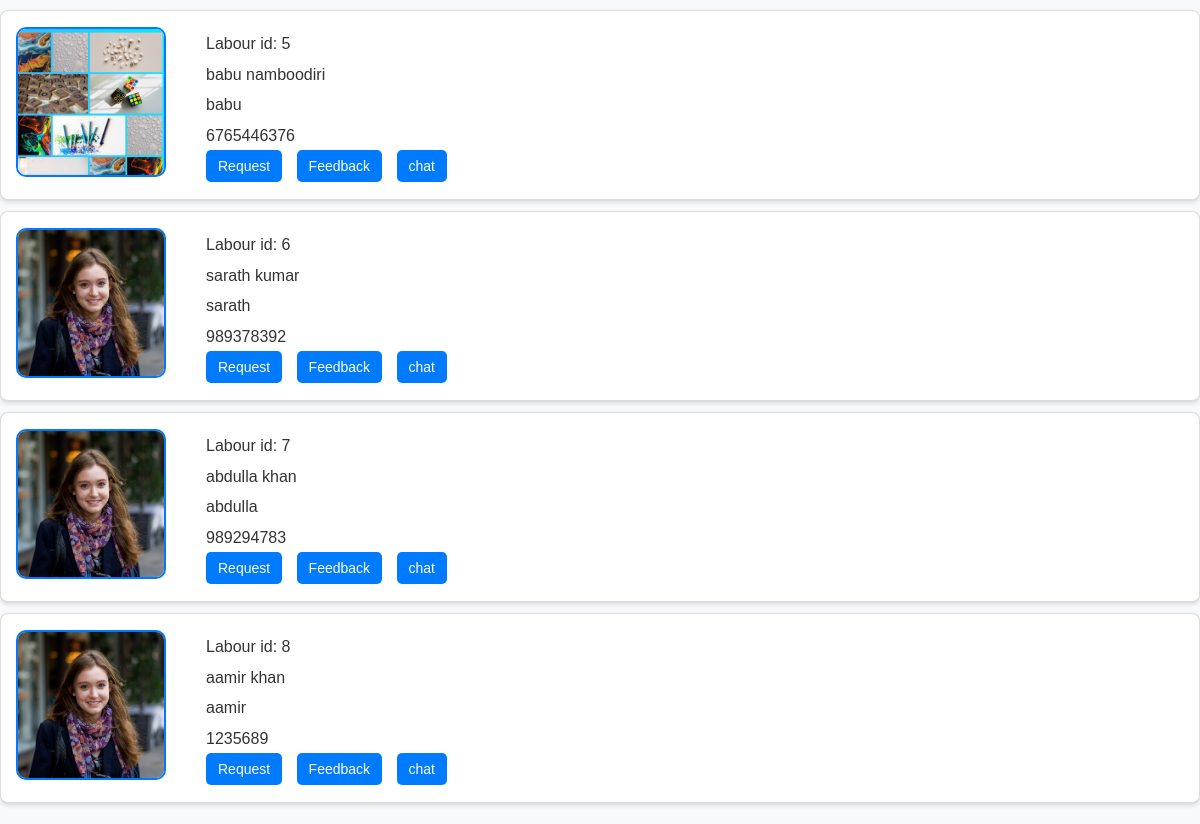
Screenshot of /user/viewlabour/ with the database file from the repository.
### my_admin/models.py (models this page shows, shortened)
class LabourDetails(models.Model):
    gender=[
        ('MALE','male'),
        ('FEMALE','female'),
        ('OTHER','other')
    ]
    name=models.CharField(max_length=50,null=True,blank=True)
    age=models.DateField(null=True,blank=True)
    gender=models.CharField(max_length=50,null=True,blank=True,choices=gender)
    aadhar_no=models.IntegerField(null=True,blank=True)
    skills=models.CharField(max_length=600,null=True,blank=True)
    phone=models.CharField(max_length=20,null=True,blank=True)
    alternative_phone=models.CharField(max_length=20,null=True,blank=True)
    user_details=models.OneToOneField(LoginDetails,models.CASCADE,null=True,blank=True)
    photo = models.ImageField(null=True, blank=True, upload_to='labour_gallery')
    id_image = models.ImageField(null=True, blank=True, upload_to='labour_gallery')
    ration_card = models.ImageField(null=True, blank=True, upload_to='labour_gallery')
    updated_at = models.DateTimeField(auto_now_add=True)
    created_at = models.DateTimeField(auto_now_add=True)

### log_manager/models.py (models this page shows)
class LoginDetails(AbstractUser):
    USER_TYPE_CHOICES = [
        ('ADMIN', 'admin'),
        ('POLICESTATION', 'policestation'),
        ('USER', 'user'),
        ('LABOUR', 'labour'),
    ]
    user_type = models.CharField(max_length=22, choices=USER_TYPE_CHOICES, blank=True, null=True)
    status = models.CharField(default='pending', max_length=10, choices=[
        ('pending', 'Pending'),
        ('verified', 'Verified'),
        ('rejected', 'Rejected'),
    ])
    is_active = models.BooleanField(default=True)
    created_at = models.DateTimeField(auto_now_add=True)
    updated_at = models.DateTimeField(auto_now=True)

### public/views.py (the view)
# urls.py: path('viewlabour/', ViewLabour.as_view(), name='viewlabour'),
class ViewLabour(View):
    def get(self,request):
        labours=LabourDetails.objects.select_related('user_details').all()
        return render(request,'user/view_labours.html',{'labour':labours})

### template/user/view_labours.html (shortened to what this page needs)
{% load static %}
<!DOCTYPE html>
<html lang="en">
<head>
    <link rel="stylesheet" href="{% static 'css/user_home.css' %}">
</head>
<body>
{% for lab in labour %}
{% if not lab %}
<P>no labours in the list</P>
{% else %}
<div class="labour-profile">
    <img src="{{ lab.photo.url }}" height="150px" width="150px">
    <div>
        <p>Labour id: {{ lab.id }}</p>
        <p>{{ lab.name }}</p>
        <p>{{ lab.user_details.username }}</p>
        <p>{{ lab.phone }}</p>
        <a href="{% url 'request_worker' lab.id %}">Request</a>
        <a href="{% url 'labour_feedback' lab.id %}">Feedback</a>
        <a href="{% url 'workerchat' lab.id %}">chat </a>
    </div>
</div>
{% endif %}
{% endfor %}
</body>
</html>

### static/css/user_home.css (style rules this page uses)
* { font-family: 'Poppins', sans-serif; }
body { margin: 0; padding: 0; background-color: #f4f4f9; color: #333; line-height: 1.6; }
a { text-decoration: none; color: inherit; }
body { font-family: Arial, sans-serif; background-color: #f4f4f4; margin: 0; padding: 0; }
.labour-profile { background-color: #fff; border: 1px solid #ddd; border-radius: 8px; padding: 15px; margin: 10px 0; box-shadow: 0 2px 4px rgba(0, 0, 0, 0.1); display: flex; align-items: center; }
.labour-profile img { border-radius: 50%; margin-right: 20px; }
.labour-profile p { margin: 5px 0; font-size: 16px; color: #333; }
.labour-profile a { text-decoration: none; color: #fff; background-color: #007bff; padding: 8px 12px; border-radius: 5px; margin-right: 10px; font-size: 14px; }
body { font-family: Arial, sans-serif; background-color: #f8f9fa; margin: 0; padding: 0; }
.labour-profile { display: flex; align-items: center; gap: 20px; border-bottom: 2px solid #ddd; padding-bottom: 20px; }
.labour-profile img { width: 150px; height: 150px; border-radius: 10px; object-fit: cover; border: 2px solid #007bff; }
* { margin: 0; padding: 0; box-sizing: border-box; }

### rows the page displays
LabourDetails: photo (picture), id "5", name "babu namboodiri", user_details.username "babu", phone "6765446376"
LabourDetails: photo (picture), id "6", name "sarath kumar", user_details.username "sarath", phone "989378392"
LabourDetails: photo (picture), id "7", name "abdulla khan", user_details.username "abdulla", phone "989294783"
LabourDetails: photo (picture), id "8", name "aamir khan", user_details.username "aamir", phone "1235689"
